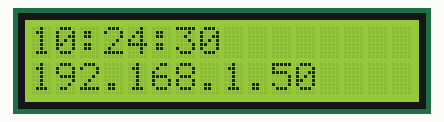
Recording of a program running on a simulated Raspberry Pi (BCM pin numbers). Shown: 16×2 character LCD. The clock reads 2024-03-15 10:24:30 at power-on unless the program sets it; system figures (address, load, memory, disk, uptime) are fixed made-up values; library files of the repository ran but are not shown: 2 file(s); what the program prints to the terminal is not drawn.

Above: at 0.4 s.
At 4.6 s:
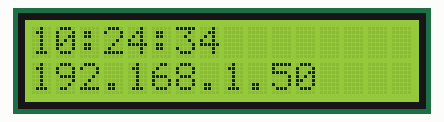
At 9.9 s:
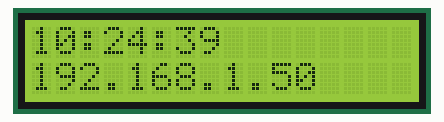
At 19.6 s:
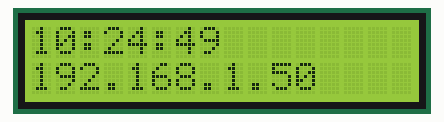
At 29.2 s:
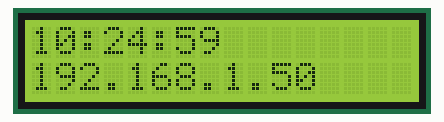
At 38.8 s:
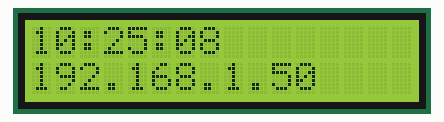

The program:

TimeAndIP.py
```python
#! /usr/bin/env python

import drivers
from time import sleep
from datetime import datetime
from subprocess import check_output
display = drivers.Lcd()
IP = check_output(["hostname", "-I"], encoding="utf8").split()[0]
try:
    print("Writing to display")
    while True:
        display.lcd_display_string(str(datetime.now().strftime("%H:%M:%S")), 1)
        display.lcd_display_string(str(IP), 2)
        # Uncomment the following line to loop with 1 sec delay
        sleep(1)
except KeyboardInterrupt:
    # If there is a KeyboardInterrupt (when you press ctrl+c), exit the program and cleanup
    print("Cleaning up!")
    display.lcd_clear()
```

Measured:
- what the display in image 0 shows lasts 1.0 s, from 0.3 s to 1.3 s
- what the display in image 1 shows lasts 1.1 s, from 4.5 s to 5.6 s
